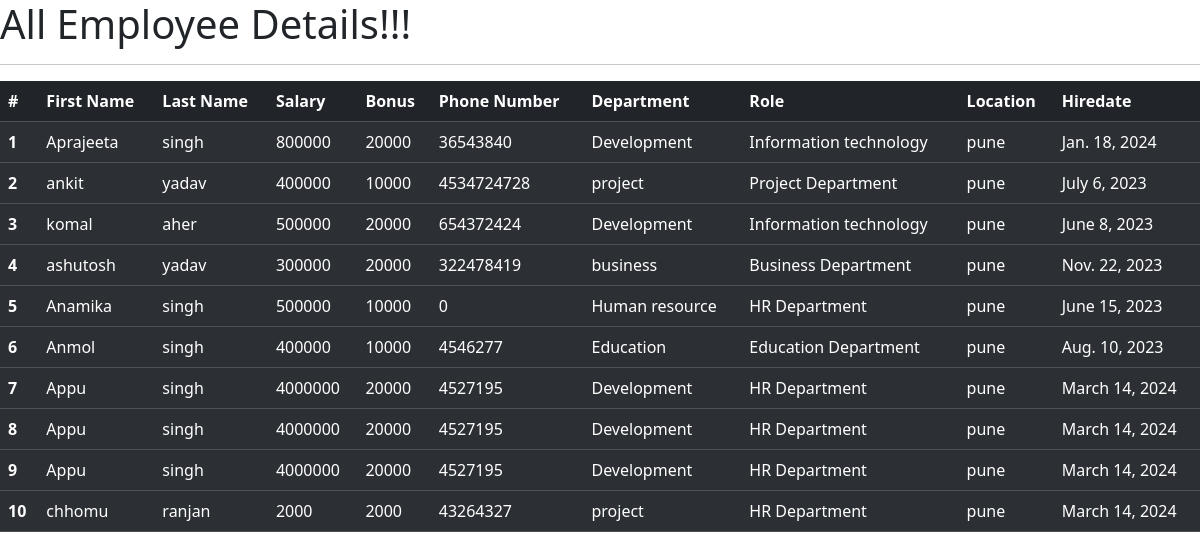
The app's page /all_emp with its own data.
### emp_app/models.py (models this page shows, shortened)
class Employee(models.Model):
    first_name = models.CharField(max_length=100, null=False)
    last_name = models.CharField(max_length=30)
    dept = models.ForeignKey(Department, on_delete = models.CASCADE)
    salary = models.IntegerField(default=0)
    bonus = models.IntegerField(default=0)
    role = models.ForeignKey(Role, on_delete=models.CASCADE)
    phone = models.IntegerField(default=0)
    hire_date = models.DateField()
    def __str__(self):
        return "%s %s %s" %(self.first_name,self.last_name,self.phone)

class Role(models.Model):
    name = models.CharField(max_length=100,null=False)

class Department(models.Model):
    name = models.CharField(max_length=100,null=False)
    location = models.CharField(max_length = 100)

### emp_app/views.py (the view)
# urls.py: path('all_emp',views.all_emp, name = 'all_emp'),
def all_emp(request):
    emps = Employee.objects.all()
    context = {
        'emps' : emps
    }
    print(context)
    return render(request,'view_all_emp.html',context)

### emp_app/templates/view_all_emp.html (shortened to what this page needs)
<!DOCTYPE html>
<html>
    <head>
        <link rel="stylesheet" href="https://cdn.jsdelivr.net/npm/bootstrap@5.3.3/dist/css/bootstrap.min.css">
    </head>
    <body>
        <h1>All Employee Details!!!</h1>
        <hr>
        <table class="table table-dark table-striped">
            <thead>
              <tr>
                <th scope="col">#</th>
                <th scope="col">First Name</th>
                <th scope="col">Last Name</th>
                <th scope="col">Salary</th>
                <th scope="col">Bonus</th>
                <th scope="col">Phone Number</th>
                <th scope="col">Department</th>
                <th scope="col">Role</th>
                <th scope="col">Location</th>
                <th scope="col">Hiredate</th>
              </tr>
            </thead>
                   {% for emp in emps %}
            <tbody>
              <tr>
                <th scope="row">{{emp.id}}</th>
                <td>{{emp.first_name}}</td>
                <td>{{emp.last_name}}</td>
                <td>{{emp.salary}}</td>
                <td>{{emp.bonus}}</td>
                <td>{{emp.phone}}</td>
                <td>{{emp.role.name}}</td>
                <td>{{emp.dept.name}}</td>
                <td>{{emp.dept.location}}</td>
                <td>{{emp.hire_date}}</td>
              </tr>
            </tbody>
            {% endfor %}
          </table>
    </body>
</html>

### records on screen
Employee: id "1", first_name "Aprajeeta", last_name "singh", salary "800000", bonus "20000", phone "36543840", role.name "Development", dept.name "Information technology", dept.location "pune", hire_date "Jan. 18, 2024"
Employee: id "2", first_name "ankit", last_name "yadav", salary "400000", bonus "10000", phone "4534724728", role.name "project", dept.name "Project Department", dept.location "pune", hire_date "July 6, 2023"
Employee: id "3", first_name "komal", last_name "aher", salary "500000", bonus "20000", phone "654372424", role.name "Development", dept.name "Information technology", dept.location "pune", hire_date "June 8, 2023"
Employee: id "4", first_name "ashutosh", last_name "yadav", salary "300000", bonus "20000", phone "322478419", role.name "business", dept.name "Business Department", dept.location "pune", hire_date "Nov. 22, 2023"
Employee: id "5", first_name "Anamika", last_name "singh", salary "500000", bonus "10000", phone "0", role.name "Human resource", dept.name "HR Department", dept.location "pune", hire_date "June 15, 2023"
Employee: id "6", first_name "Anmol", last_name "singh", salary "400000", bonus "10000", phone "4546277", role.name "Education", dept.name "Education Department", dept.location "pune", hire_date "Aug. 10, 2023"
Employee: id "7", first_name "Appu", last_name "singh", salary "4000000", bonus "20000", phone "4527195", role.name "Development", dept.name "HR Department", dept.location "pune", hire_date "March 14, 2024"
Employee: id "8", first_name "Appu", last_name "singh", salary "4000000", bonus "20000", phone "4527195", role.name "Development", dept.name "HR Department", dept.location "pune", hire_date "March 14, 2024"
Employee: id "9", first_name "Appu", last_name "singh", salary "4000000", bonus "20000", phone "4527195", role.name "Development", dept.name "HR Department", dept.location "pune", hire_date "March 14, 2024"
Employee: id "10", first_name "chhomu", last_name "ranjan", salary "2000", bonus "2000", phone "43264327", role.name "project", dept.name "HR Department", dept.location "pune", hire_date "March 14, 2024"
